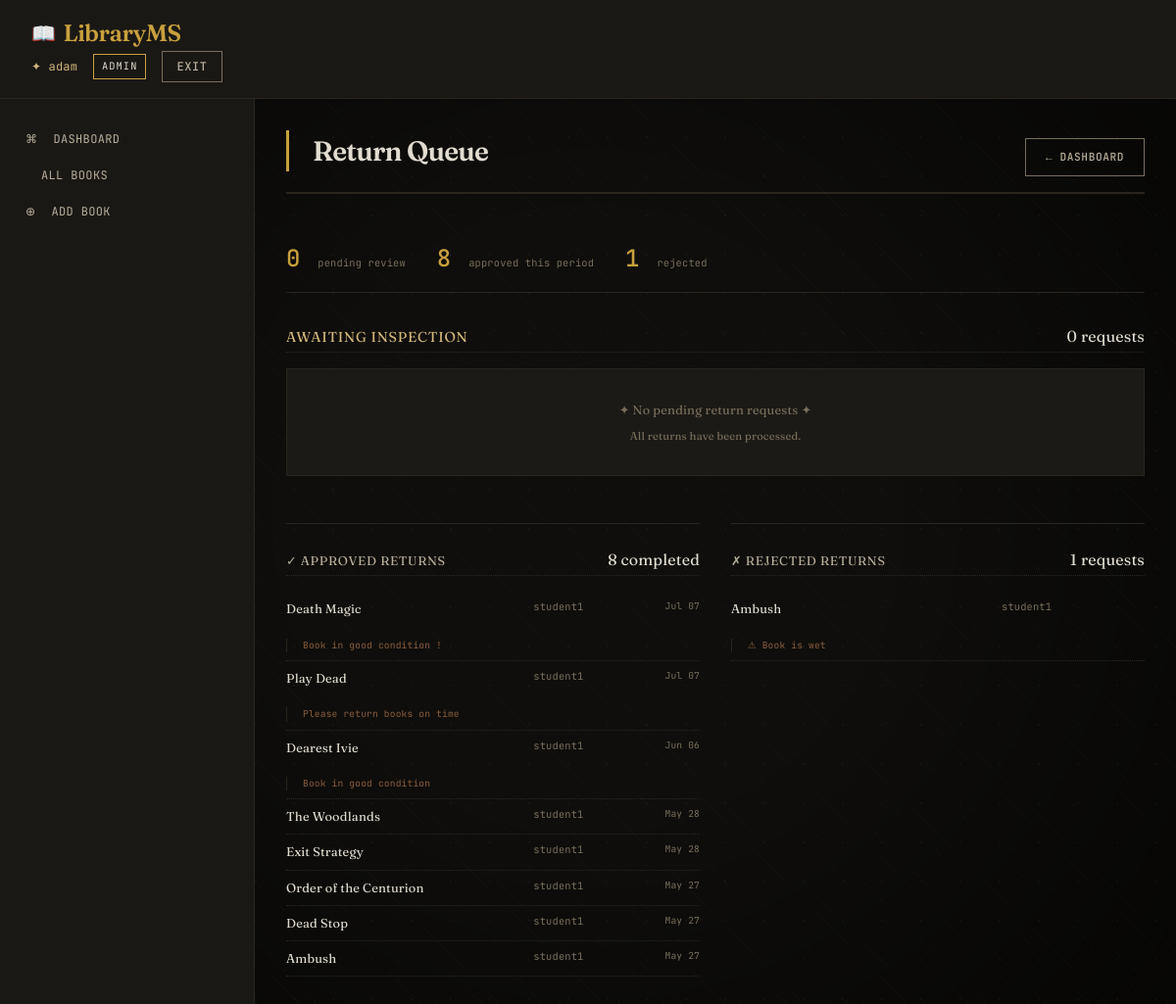
The app's page /librarian/manage-return/ (signed in) with its own data.
### library/models.py (models this page shows, shortened)
class User(AbstractUser):
    ROLE_CHOICES = [
        ('ADMIN', 'Admin'),
        ('LIBRARIAN', 'Librarian'),
        ('STUDENT', 'Student'),
    ]
    role = models.CharField(
        max_length=20,
        choices=ROLE_CHOICES,
        default='STUDENT'
    )
    USERNAME_FIELD = 'username'
    REQUIRED_FIELDS = []
    def is_admin(self):
        return self.role == 'ADMIN'
    def is_librarian(self):
        return self.role == 'LIBRARIAN'
    def is_student(self):
        return self.role == 'STUDENT'

class ReturnRequest(models.Model):
    REQUEST_STATUS = [
        ('PENDING', 'Pending Approval'),
        ('APPROVED', 'Approved'),
        ('REJECTED', 'Rejected'),
    ]
    borrow_record = models.OneToOneField(BorrowRecord, on_delete=models.CASCADE, related_name='return_request')
    student = models.ForeignKey(User, on_delete=models.CASCADE, related_name='return_requests')
    book = models.ForeignKey(Book, on_delete=models.CASCADE, related_name='return_requests')
    request_date = models.DateTimeField(default=timezone.now)
    approved_date = models.DateTimeField(null=True, blank=True)
    status = models.CharField(max_length=20, choices=REQUEST_STATUS, default='PENDING')
    librarian_notes = models.TextField(blank=True, null=True, help_text="Notes from librarian about book condition")
    class Meta:
        ordering = ['-request_date']
        indexes = [
            models.Index(fields=['status']),
            models.Index(fields=['request_date']),
        ]

class Book(models.Model):
    title = models.CharField(max_length=500)
    series = models.CharField(max_length=500, blank=True, null=True)
    author = models.CharField(max_length=500)
    rating = models.DecimalField(max_digits=3, decimal_places=2, default=0.00, blank=True, null=True)
    description = models.TextField(blank=True, null=True)
    liked_percent = models.IntegerField(default=0, blank=True, null=True, help_text="Percentage of readers who liked this book")
    language = models.CharField(max_length=100, default='English', blank=True, null=True)
    isbn = models.CharField(max_length=50, unique=True, blank=True, null=True)
    pages = models.IntegerField(default=0, blank=True, null=True)
    publisher = models.CharField(max_length=500, blank=True, null=True)
    publish_date = models.CharField(max_length=50, blank=True, null=True)
    genres = models.TextField(blank=True, null=True, help_text="Comma-separated genres")
    quantity = models.PositiveIntegerField(default=1)
    cover_img = models.URLField(max_length=1000, blank=True, null=True)
    created_at = models.DateTimeField(auto_now_add=True)
    updated_at = models.DateTimeField(auto_now=True)
    class Meta:
        ordering = ['-created_at']
        indexes = [
            models.Index(fields=['title']),
            models.Index(fields=['author']),
            models.Index(fields=['isbn']),
        ]

### library/decorators.py (the view)
    def wrapper(request, *args, **kwargs):
        if not request.user.is_authenticated or not (
            request.user.is_librarian() or request.user.is_admin()
        ):
            raise PermissionDenied
        return view_func(request, *args, **kwargs)

### library/views.py (called while the page is built)
@login_required
@librarian_required
def manage_return_requests(request):
    pending_requests = ReturnRequest.objects.filter(
        status='PENDING'
    ).select_related('student', 'book', 'borrow_record').order_by('request_date')
    approved_requests = ReturnRequest.objects.filter(
        status='APPROVED'
    ).select_related('student', 'book')[:20]
    rejected_requests = ReturnRequest.objects.filter(
        status='REJECTED'
    ).select_related('student', 'book')[:20]
    context = {
        'pending_requests': pending_requests,
        'approved_requests': approved_requests,
        'rejected_requests': rejected_requests,
        'total_pending': pending_requests.count(),
    }
    return render(request, 'library/librarian/manage_return.html', context)

### library/templates/library/librarian/manage_return.html (shortened to what this page needs)
{% extends 'base.html' %}
{% block content %}
<div>
    <div class="queue-header">
        <h1>Return Queue</h1>
        <a href="{% url 'librarian_dashboard' %}" class="btn btn-secondary" style="font-size: 0.7rem;">← Dashboard</a>
    </div>
    <div class="queue-stats">
        <div class="queue-stat">
            <span class="number">{{ pending_requests|length }}</span>
            <span class="label">pending review</span>
        </div>
        <div class="queue-stat">
            <span class="number">{{ approved_requests|length }}</span>
            <span class="label">approved this period</span>
        </div>
        <div class="queue-stat">
            <span class="number">{{ rejected_requests|length }}</span>
            <span class="label">rejected</span>
        </div>
    </div>
    <div class="request-queue">
        <div class="section-header">
            <span class="section-title">Awaiting Inspection</span>
            <span class="section-count">{{ pending_requests|length }} request{% if pending_requests|length != 1 %}s{% endif %}</span>
        </div>
        {% if pending_requests %}
            <div class="request-list">
                {% for request in pending_requests %}
                <div class="request-card">
                    <div class="request-grid">
                        <div class="request-student">
                            <div class="student-name">{{ request.student.get_full_name|default:request.student.username }}</div>
                            <div class="student-email">{{ request.student.email|default:"no email on record" }}</div>
                        </div>
                        <div class="request-book">
                            <div class="book-title">{{ request.book.title }}</div>
                            <div class="book-author">{{ request.book.author }}</div>
                            {% if request.borrow_record.borrow_date|timesince > "14 days" %}
                            <div class="overdue-badge">overdue</div>
                            {% endif %}
                        </div>
                        <div class="request-dates">
                            <div>
                                <div class="date-label">borrowed</div>
                                <div class="date-value">{{ request.borrow_record.borrow_date|date:"M d, Y" }}</div>
                            </div>
                            <div style="margin-top: var(--spacing-sm);">
                                <div class="date-label">requested</div>
                                <div class="date-value">{{ request.request_date|date:"M d, Y · H:i" }}</div>
                            </div>
                        </div>
                        <div class="request-status">
                            <a href="{% url 'process_return_request' request.id %}" class="btn" style="padding: 0.5rem 1rem;">
                                inspect →
                            </a>
                        </div>
                    </div>
                </div>
                {% endfor %}
            </div>
        {% else %}
            <div class="empty-message">
                ✦ No pending return requests ✦
                <p style="font-size: 0.7rem; margin-top: var(--spacing-sm);">All returns have been processed.</p>
            </div>
        {% endif %}
    </div>
    <div class="history-grid">
        <div class="history-section">
            <div class="history-header">
                <span class="history-title">✓ Approved Returns</span>
                <span class="section-count">{{ approved_requests|length }} completed</span>
            </div>
            {% if approved_requests %}
                <ul class="history-list">
                    {% for request in approved_requests %}
                    <li class="history-item">
                        <div class="history-book">{{ request.book.title|truncatechars:40 }}</div>
                        <div class="history-student">{{ request.student.username }}</div>
                        <div class="history-date">{{ request.approved_date|date:"M d" }}</div>
                        {% if request.librarian_notes %}
                        <div class="history-note">{{ request.librarian_notes|truncatechars:60 }}</div>
                        {% endif %}
                    </li>
                    {% endfor %}
                </ul>
            {% else %}
                <div class="empty-message" style="padding: var(--spacing-lg);">No approved returns yet</div>
            {% endif %}
        </div>
        <div class="history-section">
            <div class="history-header">
                <span class="history-title">✗ Rejected Returns</span>
                <span class="section-count">{{ rejected_requests|length }} requests</span>
            </div>
            {% if rejected_requests %}
                <ul class="history-list">
                    {% for request in rejected_requests %}
                    <li class="history-item">
                        <div class="history-book">{{ request.book.title|truncatechars:40 }}</div>
                        <div class="history-student">{{ request.student.username }}</div>
                        {% if request.librarian_notes %}
                        <div class="history-note">⚠ {{ request.librarian_notes|truncatechars:60 }}</div>
                        {% endif %}
                    </li>
                    {% endfor %}
                </ul>
            {% else %}
                <div class="empty-message" style="padding: var(--spacing-lg);">No rejected returns</div>
            {% endif %}
        </div>
    </div>
</div>
{% endblock %}

### library/templates/base.html (shortened to what this page needs)
<!DOCTYPE html>
<html lang="en">
<head>
</head>
<body>
<nav class="navbar">
    <div class="navbar-brand">
        <span>LibraryMS</span>
    </div>
    <div class="navbar-user">
        {% if user.is_authenticated %}
            <span class="user-badge">✦ {{ user.username }}</span>
            <span class="role-badge">{{ user.get_role_display }}</span>
            <a href="{% url 'logout' %}" class="btn btn-secondary" style="padding: 0.375rem 0.875rem;">Exit</a>
        {% endif %}
    </div>
</nav>
<div style="display: flex;">
    {% if user.is_authenticated %}
    <aside class="sidebar" style="width: 260px;">
        <ul class="nav">
            <li class="nav-item">
                <a class="nav-link" href="{% url 'dashboard_redirect' %}">
                    <span>⌘</span> Dashboard
                </a>
            </li>
            <li class="nav-item">
                <a class="nav-link" href="{% url 'book_list' %}">
                     All Books
                </a>
            </li>
            {% if user.is_librarian or user.is_admin %}
            <li class="nav-item">
                <a class="nav-link" href="{% url 'add_book' %}">
                    <span>⊕</span> Add Book
                </a>
            </li>
            {% endif %}
        </ul>
    </aside>
    <main class="main-content" style="flex: 1;">
    {% else %}
    <main class="main-content" style="flex: 1; max-width: 1200px; margin: 0 auto;">
    {% endif %}
        {% block content %}{% endblock %}
    </main>
</div>
</body>
</html>

### library/templates/base.html (style rules this page uses)
* { margin: 0; padding: 0; box-sizing: border-box; }
:root { --bg-deep: #0f0e0c; --bg-surface: #1a1815; --bg-elevated: #201e1a; --bg-card: #1c1a16; --text-primary: #e2dcd0; --text-secondary: #b8ae9a; --text-muted: #7a6f5c; --accent-gold: #c9a03d; --accent-rust: #8b5e3c; --accent-fine: #d4b87a; --border-warm: #2a261f; --status-due-soon: #c9a03d; --status-overdue: #b85c38; --status-success: #7a6f5c; --spacing-xs: 0.25rem; --spacing-sm: 0.5rem; --spacing-md: 1rem; --spacing-lg: 1.5rem; --spacing-xl: 2rem; --spacing-2xl: 3rem; }
body { font-family: 'Fraunces', Georgia, serif; background-color: var(--bg-deep); color: var(--text-primary); line-height: 1.5; font-weight: 400; font-size: 16px; letter-spacing: 0.01em; position: relative; }
body::before { content: ''; position: fixed; top: 0; left: 0; width: 100%; height: 100%; pointer-events: none; z-index: 0; background-image: radial-gradient(rgba(255, 245, 215, 0.03) 1px, transparent 1px), repeating-linear-gradient( 45deg, transparent, transparent 30px, rgba(201, 160, 61, 0.03) 30px, rgba(201, 160, 61, 0.03) 31px ), radial-gradient(circle at 50% 50%, transparent 40%, rgba(0, 0, 0, 0.6) 100%); background-size: 40px 40px, 62px 62px, 100% 100%; }
body > * { position: relative; z-index: 1; }
h1, h2, h3, h4, h5, h6 { font-family: 'Fraunces', Georgia, serif; font-weight: 500; letter-spacing: -0.02em; color: var(--text-primary); }
h1 { font-size: 2.5rem; font-weight: 600; letter-spacing: -0.03em; border-left: 3px solid var(--accent-gold); padding-left: var(--spacing-lg); margin-bottom: var(--spacing-lg); }
a { color: var(--accent-fine); text-decoration: none; transition: color 0.2s ease; border-bottom: 1px solid transparent; }
.btn { display: inline-block; font-family: 'JetBrains Mono', monospace; font-size: 0.75rem; font-weight: 500; letter-spacing: 0.05em; text-transform: uppercase; padding: 0.625rem 1.25rem; background: transparent; border: 1px solid var(--accent-gold); color: var(--accent-gold); cursor: pointer; transition: all 0.2s ease; text-decoration: none; }
.btn-secondary { border-color: var(--text-muted); color: var(--text-secondary); }
.navbar { background: var(--bg-surface); border-bottom: 1px solid var(--border-warm); padding: var(--spacing-md) var(--spacing-xl); position: sticky; top: 0; z-index: 100; }
.navbar-brand { font-family: 'Fraunces', serif; font-size: 1.5rem; font-weight: 600; letter-spacing: -0.02em; color: var(--accent-gold); text-decoration: none; display: inline-flex; align-items: center; gap: var(--spacing-sm); }
.navbar-brand::before { content: "📖"; font-size: 1.25rem; }
.navbar-user { display: flex; align-items: center; gap: var(--spacing-md); }
.user-badge { font-family: 'JetBrains Mono', monospace; font-size: 0.75rem; color: var(--accent-fine); }
.role-badge { font-family: 'JetBrains Mono', monospace; font-size: 0.65rem; text-transform: uppercase; letter-spacing: 0.1em; border: 1px solid var(--accent-gold); padding: 0.25rem 0.5rem; }
.sidebar { background: var(--bg-surface); border-right: 1px solid var(--border-warm); min-height: calc(100vh - 64px); position: sticky; top: 64px; }
.nav { list-style: none; padding: var(--spacing-lg) 0; }
.nav-item { margin-bottom: 2px; }
.nav-link { display: flex; align-items: center; gap: var(--spacing-md); padding: var(--spacing-sm) var(--spacing-lg); color: var(--text-secondary); font-family: 'JetBrains Mono', monospace; font-size: 0.75rem; letter-spacing: 0.03em; text-transform: uppercase; border-left: 2px solid transparent; transition: all 0.15s ease; }
.main-content { padding: var(--spacing-xl); min-height: calc(100vh - 64px); }

### records on screen
User: username "adam", role "ADMIN"
ReturnRequest: book "Death Magic", student.username "student1", approved_date "Jul 07", librarian_notes "Book in good condition !"
ReturnRequest: book "Play Dead", student.username "student1", approved_date "Jul 07", librarian_notes "Please return books on time"
ReturnRequest: book "Dearest Ivie", student.username "student1", approved_date "Jun 06", librarian_notes "Book in good condition"
ReturnRequest: book "The Woodlands", student.username "student1", approved_date "May 28"
ReturnRequest: book "Exit Strategy", student.username "student1", approved_date "May 28"
ReturnRequest: book "Order of the Centurion", student.username "student1", approved_date "May 27"
ReturnRequest: book "Dead Stop", student.username "student1", approved_date "May 27"
ReturnRequest: book "Ambush", student.username "student1", approved_date "May 27"
ReturnRequest: book "Ambush", student.username "student1", librarian_notes "Book is wet"

### other values on screen
{{ pending_requests|length }} "0"
{{ approved_requests|length }} "8"
{{ rejected_requests|length }} "1"
